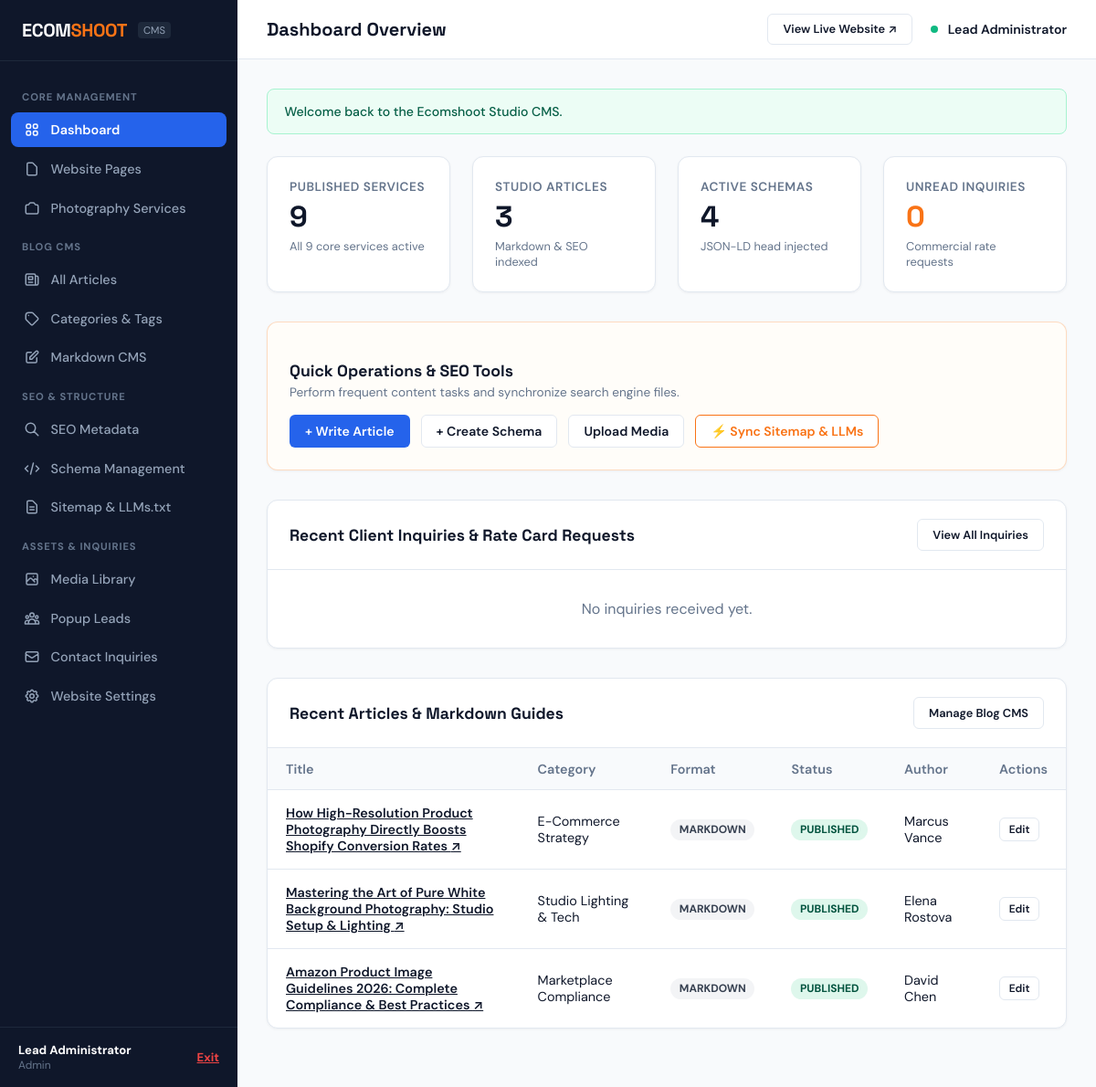
The page /admin/index (signed in) on the database as committed earlier.
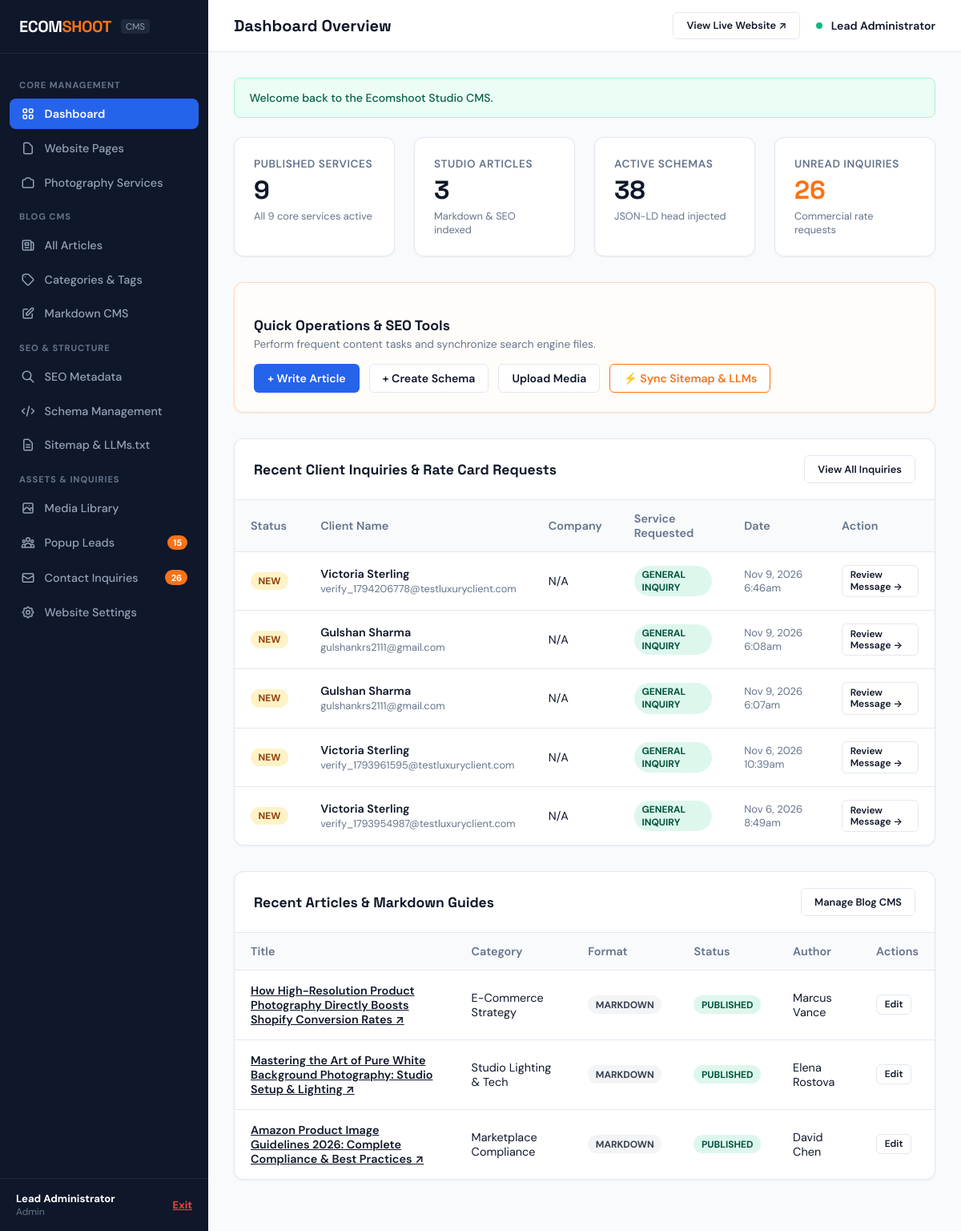
The same page on the database as committed later.
### tables this page shows
CREATE TABLE `blogs` (
  `id` int(11) NOT NULL AUTO_INCREMENT,
  `category_id` int(11) DEFAULT NULL,
  `title` varchar(255) NOT NULL,
  `slug` varchar(200) NOT NULL,
  `excerpt` text NOT NULL,
  `content` longtext NOT NULL,
  `content_format` enum('markdown','html') DEFAULT 'markdown',
  `featured_image` varchar(255) DEFAULT NULL,
  `author_name` varchar(100) NOT NULL DEFAULT 'Ecomshoot Creative Studio',
  `author_role` varchar(100) DEFAULT 'Commercial Photography Director',
  `status` enum('published','draft') DEFAULT 'published',
  `faqs_json` longtext DEFAULT NULL,
  `internal_links_json` longtext DEFAULT NULL,
  `read_time` varchar(20) DEFAULT '5 min read',
  `published_at` datetime DEFAULT NULL,
  `created_at` timestamp NULL DEFAULT current_timestamp(),
  `updated_at` timestamp NULL DEFAULT current_timestamp() ON UPDATE current_timestamp(),
  `featured_image_alt` varchar(255) DEFAULT '',
  `featured_image_caption` varchar(255) DEFAULT '',
  `markdown_content` longtext DEFAULT NULL,
  `schemas_json` longtext DEFAULT NULL,
  `schema_types` varchar(255) DEFAULT 'BlogPosting,BreadcrumbList',
  PRIMARY KEY (`id`),
  UNIQUE KEY `slug` (`slug`),
  KEY `fk_blogs_category` (`category_id`),
  CONSTRAINT `fk_blogs_category` FOREIGN KEY (`category_id`) REFERENCES `blog_categories` (`id`) ON DELETE SET NULL
);

CREATE TABLE `blog_categories` (
  `id` int(11) NOT NULL AUTO_INCREMENT,
  `name` varchar(100) NOT NULL,
  `slug` varchar(100) NOT NULL,
  `description` text DEFAULT NULL,
  `created_at` timestamp NULL DEFAULT current_timestamp(),
  PRIMARY KEY (`id`),
  UNIQUE KEY `slug` (`slug`)
);

CREATE TABLE `contact_submissions` (
  `id` int(11) NOT NULL AUTO_INCREMENT,
  `full_name` varchar(150) NOT NULL,
  `email` varchar(150) NOT NULL,
  `phone` varchar(50) NOT NULL,
  `company_name` varchar(150) DEFAULT '',
  `service_required` varchar(150) DEFAULT 'General Inquiry',
  `message` longtext NOT NULL,
  `ip_address` varchar(45) DEFAULT NULL,
  `user_agent` text DEFAULT NULL,
  `is_read` tinyint(1) DEFAULT 0,
  `notes` text DEFAULT NULL,
  `created_at` timestamp NULL DEFAULT current_timestamp(),
  PRIMARY KEY (`id`)
);

### config/config.php (called while the page is built, shortened)
<?php
function e(?string $string): string {
    return htmlspecialchars($string ?? '', ENT_QUOTES, 'UTF-8');
}
function url(string $path = ''): string {
    $cleanPath = ltrim($path, '/');
    $cleanPath = preg_replace('/\.php$/i', '', $cleanPath);
    return BASE_URL . ($cleanPath ? '/' . $cleanPath : '');
}
function blog_url($idOrSlug): string {
    static $slugMap = null;
    if ($slugMap === null) {
        $slugMap = [];
        try {
            $db = Database::getInstance()->getConnection();
            $stmt = $db->query("SELECT id, slug FROM blogs");
            while ($row = $stmt->fetch(PDO::FETCH_ASSOC)) {
                $slugMap[(int)$row['id']] = $row['slug'];
                $slugMap[$row['slug']] = $row['slug'];
            }
        } catch (Exception $e) {}
    }
    if (is_numeric($idOrSlug) && isset($slugMap[(int)$idOrSlug])) {
        return url('blog/' . $slugMap[(int)$idOrSlug]);
    }
    return url('blog/' . $idOrSlug);
}

### admin/index.php (the view, shortened to what the rows shown need)
<?php
require_once __DIR__ . '/../config/config.php';
require_once __DIR__ . '/includes/header.php';
$db = Database::getInstance()->getConnection();
$recentInquiries = $db->query("SELECT * FROM contact_submissions ORDER BY created_at DESC LIMIT 5")->fetchAll(PDO::FETCH_ASSOC);
$recentBlogs = $db->query("SELECT b.*, c.name as category_name FROM blogs b LEFT JOIN blog_categories c ON b.category_id = c.id ORDER BY b.created_at DESC LIMIT 4")->fetchAll(PDO::FETCH_ASSOC);
?>
<div class="admin-card">
  <div class="admin-card-body" style="padding: 0;">
    <?php if (empty($recentInquiries)): ?>
      <div style="padding: 2rem; text-align: center; color: var(--admin-text-muted);">No inquiries received yet.</div>
    <?php else: ?>
      <table class="admin-table">
        <thead>
          <tr>
            <th>Status</th>
            <th>Client Name</th>
            <th>Company</th>
            <th>Service Requested</th>
            <th>Date</th>
            <th>Action</th>
          </tr>
        </thead>
        <tbody>
          <?php foreach ($recentInquiries as $inq): ?>
            <tr>
              <td>
                <?php if ($inq['is_read']): ?>
                  <span class="status-pill status-draft">Read</span>
                <?php else: ?>
                  <span class="status-pill" style="background-color: #FEF3C7; color: #92400E;">New</span>
                <?php endif; ?>
              </td>
              <td style="font-weight: 600;"><?= e($inq['full_name']) ?><br><span style="font-size: 0.8rem; color: var(--admin-text-muted); font-weight: normal;"><?= e($inq['email']) ?></span></td>
              <td><?= e($inq['company_name'] ?: 'N/A') ?></td>
              <td><span class="status-pill status-active"><?= e($inq['service_required']) ?></span></td>
              <td style="font-size: 0.82rem; color: var(--admin-text-muted);"><?= date('M j, Y g:ia', strtotime($inq['created_at'])) ?></td>
              <td>
                <a href="<?= url('admin/contacts.php?id=' . $inq['id']) ?>" class="btn-admin btn-admin-outline" style="font-size: 0.75rem; padding: 0.3rem 0.6rem;">
                  Review Message &rarr;
                </a>
              </td>
            </tr>
          <?php endforeach; ?>
        </tbody>
      </table>
    <?php endif; ?>
  </div>
</div>
<div class="admin-card">
  <div class="admin-card-body" style="padding: 0;">
    <table class="admin-table">
      <thead>
        <tr>
          <th>Title</th>
          <th>Category</th>
          <th>Format</th>
          <th>Status</th>
          <th>Author</th>
          <th>Actions</th>
        </tr>
      </thead>
      <tbody>
        <?php foreach ($recentBlogs as $rb): ?>
          <tr>
            <td style="font-weight: 600;">
              <a href="<?= blog_url($rb['id']) ?>" target="_blank" style="color: var(--admin-text-main);">
                <?= e($rb['title']) ?> &nearr;
              </a>
            </td>
            <td><?= e($rb['category_name'] ?: 'General') ?></td>
            <td><span class="status-pill status-draft"><?= strtoupper(e($rb['content_format'])) ?></span></td>
            <td><span class="status-pill status-<?= ($rb['status'] === 'published') ? 'published' : 'draft' ?>"><?= ucfirst(e($rb['status'])) ?></span></td>
            <td><?= e($rb['author_name']) ?></td>
            <td>
              <a href="<?= url('admin/blog-edit.php?id=' . $rb['id']) ?>" class="btn-admin btn-admin-outline" style="font-size: 0.75rem; padding: 0.3rem 0.6rem;">Edit</a>
            </td>
          </tr>
        <?php endforeach; ?>
      </tbody>
    </table>
  </div>
</div>
<?php require_once __DIR__ . '/includes/footer.php'; ?>

Rows that differ between the two databases and show on the page:
added contact_submissions: is_read "NEW", full_name "Victoria Sterling", email "verify_1794206778@testluxuryclient.com", company_name "N/A", service_required "GENERAL INQUIRY", created_at "Nov 9, 2026 6:46am"
added contact_submissions: is_read "NEW", full_name "Gulshan Sharma", email "gulshankrs2111@gmail.com", company_name "N/A", service_required "GENERAL INQUIRY", created_at "Nov 9, 2026 6:08am"
added contact_submissions: is_read "NEW", full_name "Gulshan Sharma", email "gulshankrs2111@gmail.com", company_name "N/A", service_required "GENERAL INQUIRY", created_at "Nov 9, 2026 6:07am"
added contact_submissions: is_read "NEW", full_name "Victoria Sterling", email "verify_1793961595@testluxuryclient.com", company_name "N/A", service_required "GENERAL INQUIRY", created_at "Nov 6, 2026 10:39am"
added contact_submissions: is_read "NEW", full_name "Victoria Sterling", email "verify_1793954987@testluxuryclient.com", company_name "N/A", service_required "GENERAL INQUIRY", created_at "Nov 6, 2026 8:49am"
Other text that changed with them:
$newLeadsCount: (not shown) → "15"
$unreadCount: (not shown) → "26"
$schemaCount: "4" → "38"
$unreadCount: "0" → "26"
text no longer shown: "No inquiries received yet."
text now shown: "Status Client Name Company Service Requested Date Action"
